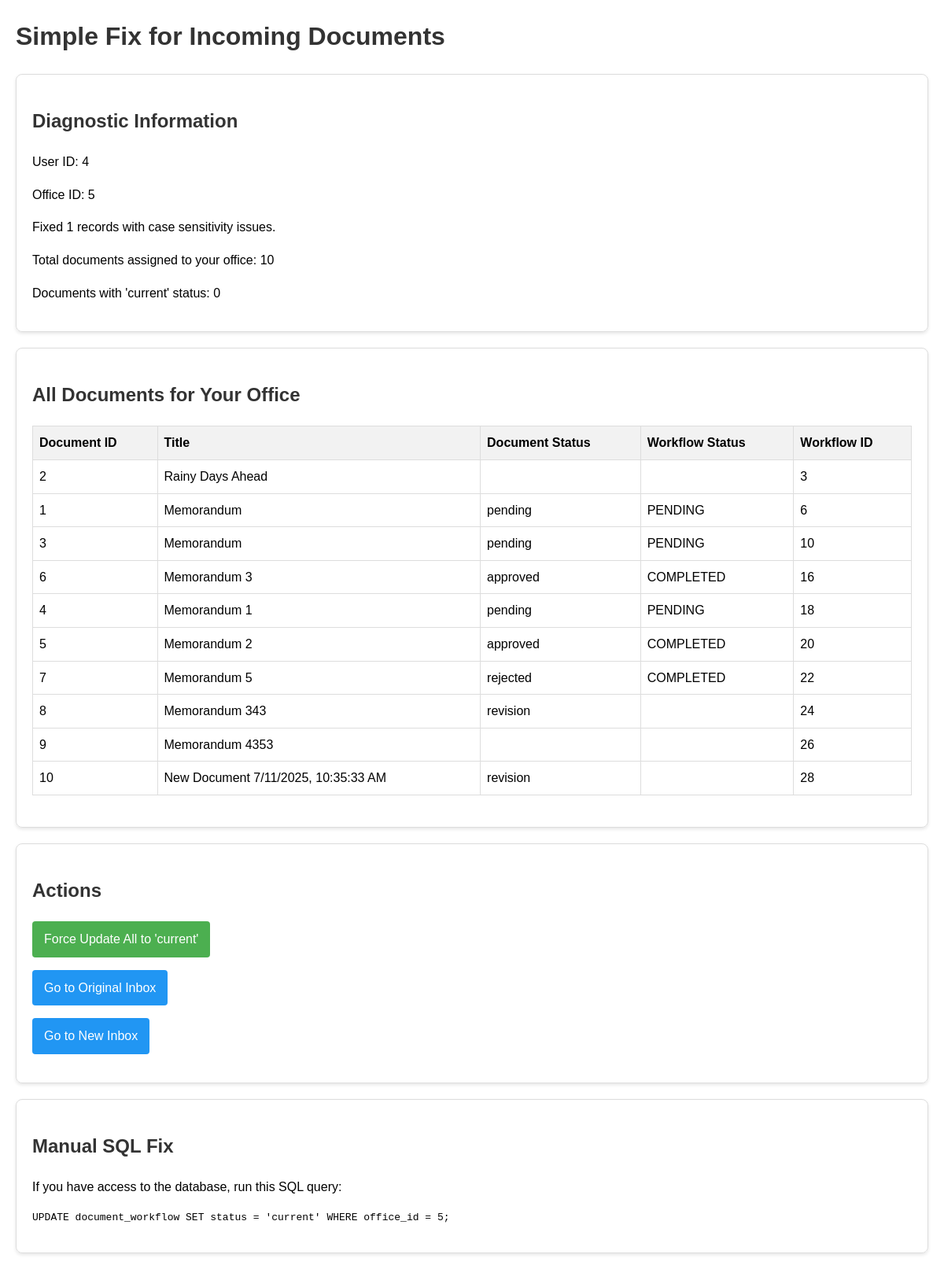
The app's page /simple_fix.php (signed in) with its own data.
### tables this page shows
CREATE TABLE `document_workflow` (
  `workflow_id` int(11) NOT NULL,
  `document_id` int(11) NOT NULL,
  `office_id` int(11) NOT NULL,
  `user_id` int(11) DEFAULT NULL,
  `recipient_type` enum('office','person') NOT NULL DEFAULT 'office',
  `step_order` int(11) NOT NULL,
  `status` enum('CURRENT','PENDING','COMPLETED') DEFAULT 'PENDING',
  `created_at` timestamp NOT NULL DEFAULT current_timestamp(),
  `completed_at` timestamp NULL DEFAULT NULL,
  `comments` text DEFAULT NULL
);

CREATE TABLE `documents` (
  `document_id` int(11) NOT NULL,
  `title` varchar(255) NOT NULL,
  `type_id` int(11) DEFAULT NULL,
  `creator_id` int(11) DEFAULT NULL,
  `file_path` varchar(255) DEFAULT NULL,
  `content_path` varchar(255) DEFAULT NULL,
  `current_step` int(11) DEFAULT NULL,
  `status` enum('draft','pending','approved','rejected','revision') DEFAULT 'draft',
  `verification_code` varchar(10) DEFAULT NULL,
  `created_at` timestamp NOT NULL DEFAULT current_timestamp(),
  `google_doc_id` varchar(255) DEFAULT NULL,
  `revision_requesting_office_id` int(11) DEFAULT NULL,
  `updated_at` timestamp NOT NULL DEFAULT current_timestamp() ON UPDATE current_timestamp(),
  `has_qr_signature` tinyint(1) DEFAULT 0,
  `is_urgent` tinyint(1) NOT NULL DEFAULT 0
);

### simple_fix.php (the view, shortened to what this page needs)
<?php
require_once 'includes/config.php';
$user_id = $_SESSION['user_id'];
$office_id = $_SESSION['office_id'] ?? 0;
$fix_query = "UPDATE document_workflow SET status = 'current' WHERE LOWER(status) = 'current' AND status != 'current'";
$conn->query($fix_query);
$fixed_count = $conn->affected_rows;
$check_query = "SELECT COUNT(*) as count FROM document_workflow WHERE office_id = $office_id";
$check_result = $conn->query($check_query);
$assigned_count = ($check_result && $row = $check_result->fetch_assoc()) ? $row['count'] : 0;
$current_query = "SELECT COUNT(*) as count FROM document_workflow WHERE office_id = $office_id AND status = 'current'";
$current_result = $conn->query($current_query);
$current_count = ($current_result && $row = $current_result->fetch_assoc()) ? $row['count'] : 0;
$all_docs_query = "SELECT d.document_id, d.title, d.status as doc_status, dw.status as workflow_status, dw.workflow_id
                  FROM document_workflow dw
                  JOIN documents d ON dw.document_id = d.document_id
                  WHERE dw.office_id = $office_id";
$all_docs_result = $conn->query($all_docs_query);
$incoming_url = "pages/incoming.php";
$new_incoming_url = "pages/new_incoming.php";
?>
<!DOCTYPE html>
<html>
<head>
</head>
<body>
    <div class="container">
        <h1>Simple Fix for Incoming Documents</h1>
        <div class="card">
            <h2>Diagnostic Information</h2>
            <p>User ID: <?php echo $user_id; ?></p>
            <p>Office ID: <?php echo $office_id; ?></p>
            <p>Fixed <?php echo $fixed_count; ?> records with case sensitivity issues.</p>
            <p>Total documents assigned to your office: <?php echo $assigned_count; ?></p>
            <p>Documents with 'current' status: <?php echo $current_count; ?></p>
        </div>
        <div class="card">
            <h2>All Documents for Your Office</h2>
            <?php if ($all_docs_result && $all_docs_result->num_rows > 0): ?>
                <table>
                    <tr>
                        <th>Document ID</th>
                        <th>Title</th>
                        <th>Document Status</th>
                        <th>Workflow Status</th>
                        <th>Workflow ID</th>
                    </tr>
                    <?php while ($row = $all_docs_result->fetch_assoc()): ?>
                        <tr>
                            <td><?php echo $row['document_id']; ?></td>
                            <td><?php echo $row['title']; ?></td>
                            <td><?php echo $row['doc_status']; ?></td>
                            <td><?php echo $row['workflow_status']; ?></td>
                            <td><?php echo $row['workflow_id']; ?></td>
                        </tr>
                    <?php endwhile; ?>
                </table>
            <?php else: ?>
                <p class="warning">No documents found for your office.</p>
            <?php endif; ?>
        </div>
        <div class="card">
            <h2>Actions</h2>
            <p><a href="?force_update=1" class="btn">Force Update All to 'current'</a></p>
            <p><a href="<?php echo $incoming_url; ?>" class="btn btn-blue">Go to Original Inbox</a></p>
            <p><a href="<?php echo $new_incoming_url; ?>" class="btn btn-blue">Go to New Inbox</a></p>
        </div>
        <div class="card">
            <h2>Manual SQL Fix</h2>
            <p>If you have access to the database, run this SQL query:</p>
            <pre>UPDATE document_workflow SET status = 'current' WHERE office_id = <?php echo $office_id; ?>;</pre>
        </div>
    </div>
</body>
</html>

### simple_fix.php (style rules this page uses)
body { font-family: Arial, sans-serif; line-height: 1.6; margin: 20px; }
h1, h2 { color: #333; }
.container { max-width: 1200px; margin: 0 auto; }
.card { border: 1px solid #ddd; border-radius: 8px; padding: 20px; margin-bottom: 20px; box-shadow: 0 2px 4px rgba(0,0,0,0.1); }
.btn { display: inline-block; padding: 10px 15px; background: #4CAF50; color: white; text-decoration: none; border-radius: 4px; margin-right: 10px; }
.btn-blue { background: #2196F3; }
table { width: 100%; border-collapse: collapse; margin-bottom: 20px; }
th, td { border: 1px solid #ddd; padding: 8px; text-align: left; }
th { background-color: #f2f2f2; }

### records on screen
document_workflow: document.document_id "2", document.title "Rainy Days Ahead", workflow_id "3"
document_workflow: document.document_id "1", document.title "Memorandum", document.status "pending", status "PENDING", workflow_id "6"
document_workflow: document.document_id "3", document.title "Memorandum", document.status "pending", status "PENDING", workflow_id "10"
document_workflow: document.document_id "6", document.title "Memorandum 3", document.status "approved", status "COMPLETED", workflow_id "16"
document_workflow: document.document_id "4", document.title "Memorandum 1", document.status "pending", status "PENDING", workflow_id "18"
document_workflow: document.document_id "5", document.title "Memorandum 2", document.status "approved", status "COMPLETED", workflow_id "20"
document_workflow: document.document_id "7", document.title "Memorandum 5", document.status "rejected", status "COMPLETED", workflow_id "22"
document_workflow: document.document_id "8", document.title "Memorandum 343", document.status "revision", workflow_id "24"
document_workflow: document.document_id "9", document.title "Memorandum 4353", workflow_id "26"
document_workflow: document.document_id "10", document.title "New Document 7/11/2025, 10:35:33 AM", document.status "revision", workflow_id "28"

### other values on screen
$user_id "4"
$office_id "5"
$fixed_count "1"
$assigned_count "10"
$current_count "0"
